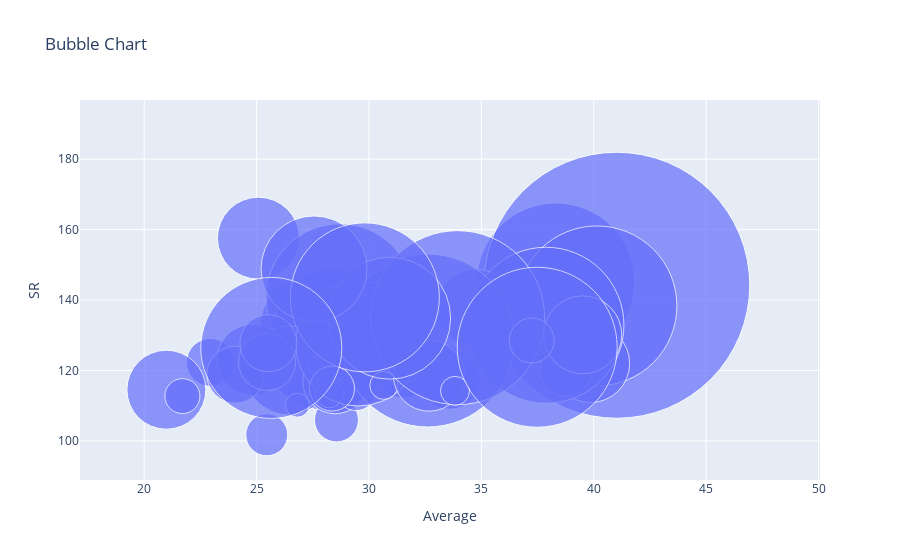

Notebook source saved alongside this figure:
### Markdown cell above
### Bubble Plot

### Code cell
sixes= new_ipl[new_ipl['batsman_runs']==6]
s=sixes.groupby('batsman')['batsman_runs'].count().reset_index()

x = avg.merge(s, on='batsman')

trace=go.Scatter(x=x['avg'], y=x['batsman_runs_x'],mode='markers',  marker={'size': x['batsman_runs_y']})

data=[trace]
layout=go.Layout(title='Bubble Chart',
                xaxis={'title': 'Average'},
                yaxis={'title': 'SR'})
fig= go.Figure(data=data, layout=layout)
fig.show()

### Figure 1 — Plotly figure (JSON) as saved in the notebook; plotly's stock layout.template omitted (floating-point values rounded to 4 significant figures)
{"data": [{"marker": {"size": [158, 92, 59, 60, 79, 124, 43, 266, 78, 160, 48, 60, 40, 117, 38, 58, 82, 44, 78, 148, 27, 71, 26, 89, 52, 65, 39, 156, 79, 35, 28, 57, 173, 125, 28, 71, 42, 78, 174, 45, 29, 122, 45, 57, 24, 160, 106, 57, 149, 141]}, "mode": "markers", "type": "scatter", "x": [38.31, 27.22, 27.19, 33.59, 27.15, 28.11, 33.33, 41.02, 34.73, 40.14, 22.95, 26.98, 28.25, 28.39, 30.12, 31.54, 25.08, 28.55, 39.86, 28.71, 25.95, 24.81, 25.17, 26.43, 38.76, 28.5, 29.43, 37.87, 20.99, 21.7, 28.23, 24.06, 32.61, 29.52, 30.66, 32.67, 25.45, 39.51, 33.94, 37.24, 33.83, 30.92, 28.36, 25.46, 26.81, 37.48, 27.56, 25.52, 29.82, 25.65], "y": [145.1, 133.1, 126.3, 117.5, 123.0, 126.3, 121.4, 144.2, 137.7, 138.3, 122.3, 120.1, 118.8, 132.3, 124.2, 120.4, 157.6, 105.9, 122.0, 140.6, 118.5, 123.0, 124.7, 120.0, 120.0, 116.9, 114.1, 132.8, 114.5, 112.7, 113.3, 118.8, 128.5, 127.6, 115.7, 118.5, 101.7, 130.1, 135.0, 128.5, 114.2, 134.8, 114.9, 122.4, 110.1, 126.6, 148.8, 127.7, 140.8, 126.4]}], "layout": {"autosize": true, "dragmode": "pan", "title": {"text": "Bubble Chart"}, "xaxis": {"autorange": true, "range": [17.89, 47.9], "showspikes": false, "title": {"text": "Average"}, "type": "linear"}, "yaxis": {"autorange": true, "range": [-7.433, 240.6], "showspikes": false, "title": {"text": "SR"}, "type": "linear"}}}
